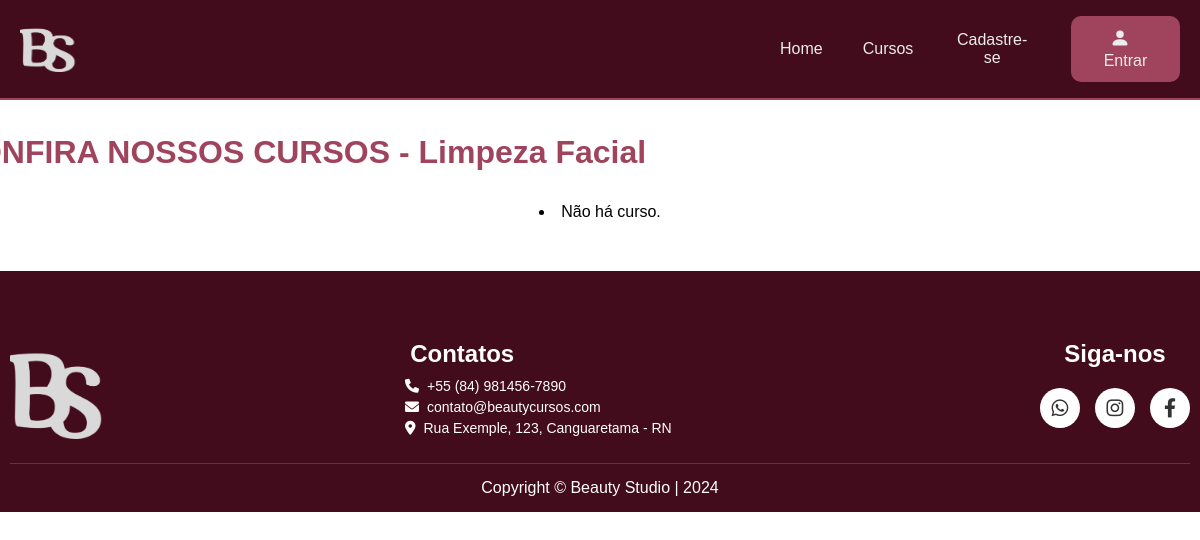
The page /cursos/6/ on the database as committed earlier.
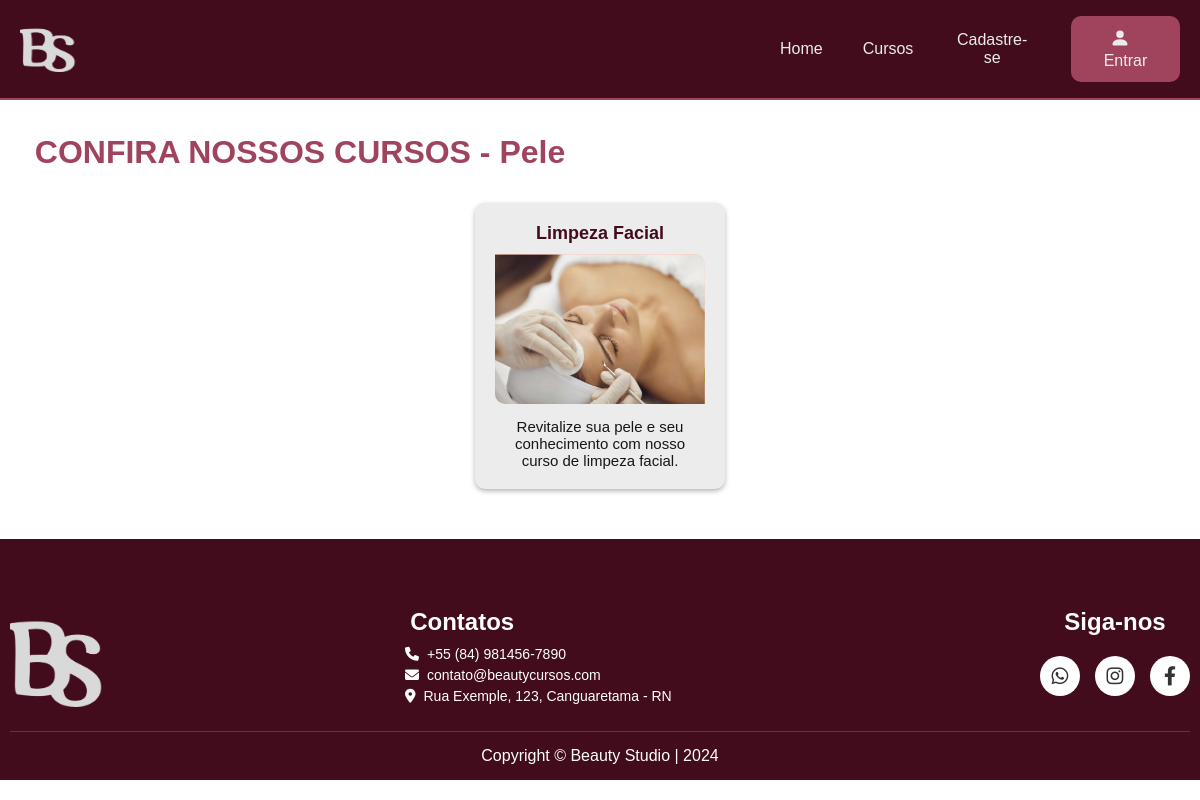
The same page on the database as committed later.
### BStudios/models.py (models this page shows, shortened)
class CaCursos(models.Model):
    idCaCursos = models.BigAutoField(primary_key=True)
    nome = models.CharField(max_length=200, null=False)
    image = models.ImageField(upload_to='image/categorias',null=True)
    def __str__(self):
        return self.nome

class Curso(models.Model):
    idCurso = models.BigAutoField(primary_key=True)
    nome = models.CharField(max_length=100, null=False)
    image = models.ImageField(upload_to='image/curso', null=True)
    descricao = models.CharField(max_length=300, null=False)
    dataInicio = models.DateField(null=False)
    dataFim = models.DateField(null=False)
    hora_inicio = models.TimeField(null=False)
    hora_final = models.TimeField(null=False)
    dias = models.CharField(max_length=100,null=False)
    valor_cur = models.DecimalField(max_digits=10, decimal_places=2, null=False)
    fk_idCaCursos = models.ForeignKey(CaCursos, on_delete=models.CASCADE)
    fk_idFuncionario = models.ForeignKey(Funcionario, on_delete=models.CASCADE)

### BStudios/views.py (the view)
# urls.py: path('cursos/<idCaCursos>/', views.curso, name='curso'),
def curso(request, idCaCursos):
    curso = CaCursos.objects.get(idCaCursos = idCaCursos)
    cursos = curso.curso_set.order_by('-nome')
    context ={'curso': curso, 'cursos':cursos}
    return render(request, 'BStudios/curso.html', context)

### BStudios/templates/BStudios/curso.html (shortened to what this page needs)
{% extends "BStudios/master.html" %}
{% load static %}
{% block content %}
<link rel="stylesheet" href="{% static 'css/cursos.css' %}">
    <h1>CONFIRA NOSSOS CURSOS - {{ curso }}</h1>
    <div class="cursos-container">
        {% for curso in cursos %}
        <div class="curso-card">
            <a href="{% url 'detalhes' curso.idCurso %}">{{ curso.nome}}</a>
            {% if curso.image %}
                <img src="{{ curso.image.url }}" alt="{{ curso.nome }}">
            {% endif %}
            <p>{{ curso.descricao | linebreaks}}</p>
        </div>
        {% empty %}
        <li>
            Não há curso.
        </li>
        {% endfor %}
    </div>
{% endblock content %}

### BStudios/templates/BStudios/master.html (shortened to what this page needs)
{% load static %}
<!DOCTYPE html>
<html lang="pt-br">
<head>
    <link rel="stylesheet" href="{% static 'css/master.css' %}">
    <link rel="stylesheet" href="https://cdnjs.cloudflare.com/ajax/libs/font-awesome/6.0.0-beta3/css/all.min.css">
</head>
<body>
      <header>
        <div class="cabecalho">
            <ul class="logo">
                <li>
                    <a href="{% url 'index' %}">
                        <img src="{% static 'img/logoc.png' %}" height="70" width="60" alt="Logo do Site beauty Studio">
                    </a>
                </li>
            </ul>
            <div class="submenu">
                <ul class="acesso">
                    <li><a href="{% url 'index' %}">Home</a></li>
                    <li><a href="{% url 'cursos' %}">Cursos</a></li>
                </ul>
            </div>
            <ul class="menu">
                {% if user.is_authenticated %}
                <li>
                    <a href="{% url 'perfil' %}">
                        <svg xmlns="http://www.w3.org/2000/svg" width="25" height="25" fill="currentColor" class="bi bi-person-fill" viewBox="0 0 16 16">
                        <path d="M3 14s-1 0-1-1 1-4 6-4 6 3 6 4-1 1-1 1zm5-6a3 3 0 1 0 0-6 3 3 0 0 0 0 6"/></svg>
                    </a>
                </li>
                <li>
                    <a href="{% url 'logout' %}">Sair</a>
                </li>
                {% else %}
                <li><a href="{% url 'areacadastro' %}">Cadastre-se</a></li>
                <li class="int">
                    <a href="{% url 'arealogin' %}" class="btn-entrar">
                        <svg xmlns="http://www.w3.org/2000/svg" width="20" height="20" fill="currentColor" class="bi bi-person-fill" viewBox="0 0 16 16">
                        <path d="M3 14s-1 0-1-1 1-4 6-4 6 3 6 4-1 1-1 1zm5-6a3 3 0 1 0 0-6 3 3 0 0 0 0 6"/>
                        </svg>
                        Entrar
                    </a>
                </li>
            </ul>
        </div>
            {% endif %}
    {% block content %}
    {% endblock %}
    {% block footer %}
    <footer>
        <div class="footer-container">
            <div class="footer-logo">
                <img src="{%static 'img/logoc.png'%}" width="100px"  alt="Logo do Site - Beauty Studio">
            </div>
            <div class="footer-contacts">
                <h2>Contatos</h2>
                <p><i class="fas fa-phone"></i> +55 (84) 981456-7890</p>
                <p><i class="fas fa-envelope"></i> contato@beautycursos.com</p>
                <p><i class="fas fa-map-marker-alt"></i> Rua Exemple, 123, Canguaretama - RN</p>
            </div>
            <div class="footer-socials">
                <h2>Siga-nos</h2>
                <div class="social-icons-container">
                    <a href="#" class="social-icon"><i class="fab fa-whatsapp"></i></a>
                    <a href="#" class="social-icon"><i class="fab fa-instagram"></i></a>
                    <a href="#" class="social-icon"><i class="fab fa-facebook-f"></i></a>
                </div>
            </div>
        </div>
        <div class="footer-bottom">
            <p>Copyright © Beauty Studio | 2024</p>
        </div>
    </footer>
    {% endblock footer %}
</body>
</html>

### BStudios/static/css/master.css (style rules this page uses)
:root { --vinhoprinci: #420c1d; --vinho: #6f233f; --vinhoclaro: #a0445d; --marromleve: #cb5c64; --vinhobb: #e490ba; --vinhclaro: #eaa59f; --brancovinho: #f4dadb; --corhover: #eaa59f5b; --fontwhite: #ececec; }
* { margin: 0; padding: 0; box-sizing: border-box; font-family: Verdana, Geneva, Tahoma, sans-serif; }
header { background-color: var(--vinhoprinci); width: 100%; text-align: center; height: 100px; position: relative; border-bottom: 2px solid var(--vinhoclaro); }
.cabecalho { display: flex; justify-content: space-between; align-items: center; height: 100%; padding: 0 20px; max-width: 1200px; margin: 0 auto; / }
.cabecalho ul li { list-style: none; }
.logo img { height: 50px; }
.submenu { display: flex; gap: 20px; margin: 0; padding: 0; list-style: none; }
.submenu ul { display: flex; margin: 0; padding: 0; list-style: none; margin-left: 85vh; }
.submenu li { margin: 0; }
.submenu li a { padding: 12px 20px; text-align: center; transition: background 0.3s; color: var(--fontwhite); border-radius: 10px; text-decoration: none; display: inline-block; }
.menu { display: flex; align-items: center; gap: 20px; list-style: none; padding: 0; margin: 0; }
.menu li { list-style: none; }
.menu li a { padding: 12px 20px; text-align: center; transition: background 0.3s; color: var(--fontwhite); border-radius: 10px; text-decoration: none; display: inline-block; }
.btn-entrar { display: flex; align-items: center; background-color: var(--vinhoclaro); padding: 10px 20px; border-radius: 5px; text-decoration: none; transition: background-color 0.3s ease; }
.btn-entrar svg { margin-right: 10px; }
footer { background-color: var(--vinhoprinci); color: white; padding: 10px; width: 100%; position: relative; bottom: 0; }
.footer-container { display: flex; justify-content: space-between; max-width: 1200px; margin: auto; padding-bottom: 20px; margin-top: 5%; }
.footer-logo img { max-height: 120px; }
.footer-contacts { flex: 1; margin-left: 25%; }
.footer-contacts h2 { font-size: 1.5rem; margin-bottom: 10px; margin-right: 82%; }
.footer-contacts p { font-size: 14px; margin: 5px 0; display: flex; align-items: center; }
.footer-contacts i { margin-right: 8px; }
.footer-socials { display: flex; flex-direction: column; align-items: center; }
.footer-socials h2 { font-size: 1.5rem; margin-bottom: 20px; }
.social-icons-container { display: flex; gap: 15px; }
.social-icon { display: flex; justify-content: center; align-items: center; width: 40px; height: 40px; background-color: white; border-radius: 50%; color: #333; font-size: 1.2rem; text-decoration: none; }
.footer-bottom { text-align: center; border-top: 1px solid #444; padding-top: 10px; }
.footer-bottom p { margin: 5px 0; }

### BStudios/static/css/cursos.css (style rules this page uses)
:root { --vinhoprinci: #420c1d; --vinho: #6f233f; --vinhoclaro: #a0445d; --marromleve: #cb5c64; --vinhobb: #e490ba; --vinhclaro: #eaa59f; --brancovinho: #f4dadb; --corhover: #eaa59f5b; --fontwhite: #ececec; }
h1 { color: #a0445d; margin-top: 3%; margin-left: -50%; }
.cursos-container { display: flex; flex-wrap: wrap; gap: 20px; justify-content: center; padding: 20px 20px; margin-top: 1%; margin-bottom: 30px; }
.curso-card { background-color: var(--fontwhite); padding: 20px; border-radius: 10px; box-shadow: 0 2px 5px rgba(0, 0, 0, 0.3); text-align: center; width: 250px; }
.curso-card a { display: block; font-size: 18px; font-weight: bold; color: #420c1d; margin-bottom: 10px; text-decoration: none; transition: color 0.5s ease; }
.curso-card img { max-width: 100%; height: 150px; border-radius: 0px 10px 0px 10px; margin-bottom: 10px; }
.curso-card p { font-size: 15px; color: #191515; }
.cursos-container { position: relative; padding: 20px; }

Rows that differ between the two databases and show on the page:
changed CaCursos: nome "Limpeza Facial" → "Pele"
added Curso: nome "Limpeza Facial", image (picture), descricao "Revitalize sua pele e seu conhecimento com nosso curso de limpeza facial."
Other text that changed with them:
text no longer shown: "Não há curso."
